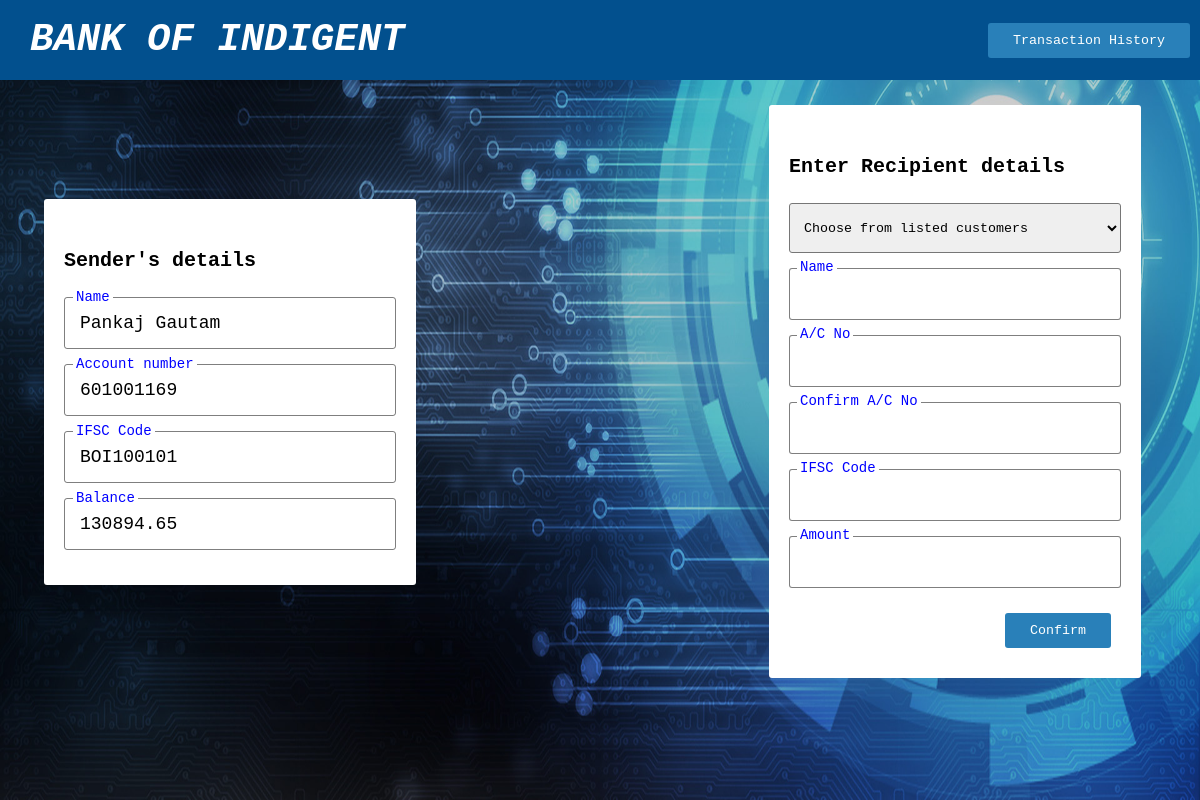
Screenshot of /transaction.php?c_id=5 with the database file from the repository.
### tables this page shows
CREATE TABLE `customers` (
  `customer_id` int(100) NOT NULL,
  `name` varchar(50) NOT NULL,
  `account_num` varchar(20) NOT NULL,
  `IFSC_Code` varchar(10) NOT NULL,
  `email` varchar(40) NOT NULL,
  `contact_num` varchar(15) NOT NULL,
  `location` varchar(30) NOT NULL,
  `State` varchar(20) NOT NULL,
  `current_balance` double NOT NULL
);

### transaction.php (the view, shortened to what this page needs)
<?php
    require_once("connection.php");
    $name = '';
    $recipient_account_num = '';
    if(isset($_GET['c_id'])){
        $customer_id = $_GET['c_id'];
        $sql = "SELECT name, account_num, IFSC_Code, current_balance FROM customers WHERE customer_id='$customer_id'";
        $result = $conn->query($sql);
        if($result->num_rows == 1){
            $row = $result->fetch_assoc();
            $sender_name = $row['name'];
            $sender_acc_num = $row['account_num'];
            $sender_ifsc_code = $row['IFSC_Code'];
            $sender_balance = $row['current_balance'];
        }
        else {
            header('Location: index.php');
            $_SESSION['message'] = 'Invalid customer ID';
            $_SESSION['message-css'] = 'error-msg';
            exit;
        }
    }
    else{
        $_SESSION['message'] = 'Invalid customer ID';
        $_SESSION['message-css'] = 'error-msg';
        header('Location: index.php');
        exit;
    }
?>
<!DOCTYPE html>
<html lang="en">
<head>
    <link rel="stylesheet" href="public/CSS/styles.css">
</head>
<body>
    <img src="public/CSS/transactionbg.jpg" class="index-bg">
    <div class="wrapper1">
        <div class="header-text">
        <a href="index.php" class="header-text"> BANK OF INDIGENT </a>
        </div>
        <div class="t-details">
        <button class="t-details-btn" type="toggle" onclick="show_transaction_details()">Transaction History</button>
        </div>
    </div>
        <div class="wrapper">
            <div class="child">
                <div class="card">
                    <h3 class="header">
                        Sender's details
                    </h3>
                    <div class="sender-detail">
                        <label>Name </label>
                        <div><?php echo $sender_name; ?></div>
                    </div>
                    <div class="sender-detail">
                        <label>Account number </label>
                        <div><?php echo $sender_acc_num; ?></div>
                    </div>
                    <div class="sender-detail">
                        <label>IFSC Code </label>
                        <div><?php echo $sender_ifsc_code; ?></div>
                    </div>
                    <div class="sender-detail">
                        <label>Balance </label>
                        <div><?php echo $sender_balance; ?></div>
                    </div>
                </div>
            </div>
            <div class="partition">
                <div class="progress-bar-container border">
                </div>
            </div>
            <div class="child">
                <div class="card">
                    <h3 class="header">
                    Enter Recipient details
                    </h3>
                    <?php
                        $sql = "SELECT * FROM customers ORDER BY name";
                        $result = $conn->query($sql);
                    ?>
                    <form id="transaction-form" action="" method="post" class="form">
                        <?php if($result->num_rows > 0){ ?>
                        <div class="input-container">
                            <select id="fetch-customer" class="custom-select">
                            <option value="">Choose from listed customers</option>
                            </select>
                        </div>
                        <?php } ?>
                        <div class="input-container">
                            <label for="name" >Name </label>
                            <input class="transaction-input" type="text" name="name" class="input" value="<?php echo $name; ?>">
                        </div>
                        <div class="input-container">
                            <label for="account_num">A/C No </label>
                            <input class="transaction-input" type="number" name="account_num" class="input" value="<?php echo $recipient_account_num; ?>">
                        </div>
                        <div class="input-container">
                            <label for="c_account_num">Confirm A/C No </label>
                            <input class="transaction-input" type="number" name="c_account_num" class="input" >
                        </div>
                        <div class="input-container">
                            <label for="ifsc_code">IFSC Code </label>
                            <input class="transaction-input" type="text" name="ifsc_code" class="input" >
                        </div>
                        <div class="input-container">
                            <label for="amount">Amount </label>
                            <input class="transaction-input" type="number" step="0.000001" name="amount" class="input" >
                        </div>
                        <div class="button-container">
                            <button id="make-transaction-btn" type="submit" class="button">Confirm</button>
                        </div>
                    </form>
                </div>
            </div>
        </div>
</body>
</html>

### Public/CSS/styles.css (style rules this page uses)
* { margin: 0; padding: 0; font-family: courier new; }
.progress-bar-container { width: 300px; }
.t-details-btn { padding: 10px 25px; border-radius: 3px; border: none; background: #2980b9; color: white; margin: 10px; cursor: pointer; }
.wrapper { display: flex; padding: 25px; }
.header { margin-bottom: 25px; font-size: 20px; }
.child { flex: 1; display: flex; flex-direction: column; align-items: center; justify-content: center; }
.custom-select { width: 100%; height: 50px; padding: 0px 10px; border-radius: 3px; }
.input-container { position: relative; margin-bottom: 15px; }
.input-container > input { border : 0.5px solid rgba(0,0,0,0.5); border-radius: 3px; height: 50px; padding : 0px 15px; width: 300px; font-size : 18px; }
.input-container > label { position: absolute; left : 8px; top : -9px; background: white; padding : 0px 3px; color : blue; transition: 400ms; font-size: 14px; }
.sender-detail { display: flex; justify-content: flex-start; align-items: center; border : 0.5px solid rgba(0,0,0,0.5); border-radius: 3px; height: 50px; padding : 0px 15px; width: 300px; font-size : 18px; position: relative; margin-bottom: 15px; }
.sender-detail > label { position: absolute; left : 8px; top : -9px; background: white; padding : 0px 3px; color : blue; transition: 400ms; font-size: 14px; }
.button-container { display: flex; justify-content: flex-end; }
.button { padding: 10px 25px; border-radius: 3px; border: none; background: #2980b9; color: white; margin: 10px; }
.partition { display: flex; align-items: center; color: #ffffff; }
.wrapper1 { background: rgb(2 80 142); height: 10vh; display: flex; width: 100%; justify-content: space-between; align-items: center; position: sticky; position: -webkit-sticky; top: 0; }
.header-text { flex: 1; display: flex; flex-direction: column; display: flex; padding-left: 15px; justify-content: center; font-family: monospace; font-size: xxx-large; color: white; font-weight: 600; font-style: italic; height: 10vh; text-decoration: none; }
.index-bg { height: 100vh; width: 100vw; position: absolute; left : 0; top : 0; position: fixed; z-index: -1; }
input[type=number] { -moz-appearance: textfield; }
.card { position: relative; display: flex; flex-direction: column; padding: 20px; padding-top: 50px; border-radius: 3px; background: white; margin-right: 15px; margin-bottom: 15px; }

### rows the page displays
customers: name "Pankaj Gautam", account_num "601001169", IFSC_Code "BOI100101", current_balance "130894.65"
